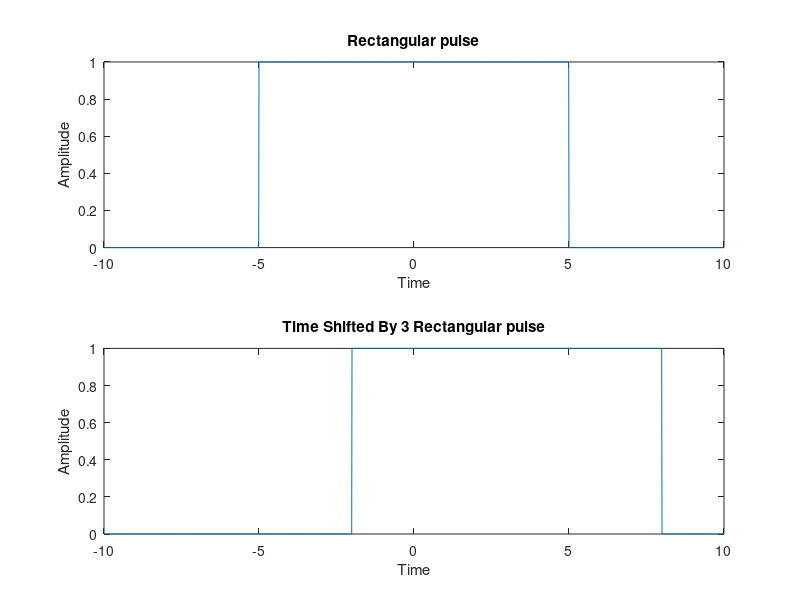

Here is the MATLAB script that generated this plot:
clear all;

close all;
w=10;
A=1;
t=-10:0.01:10;
t0=3;
xt=A*rectpuls(t,w);
subplot(2,1,1);
plot(t,xt);
xlabel('Time');
ylabel('Amplitude');
title('Rectangular pulse');

xt=A*rectpuls(t-t0,w);
subplot(2,1,2);
plot(t,xt);
xlabel('Time');
ylabel('Amplitude');
title('Time Shifted By 3 Rectangular pulse');